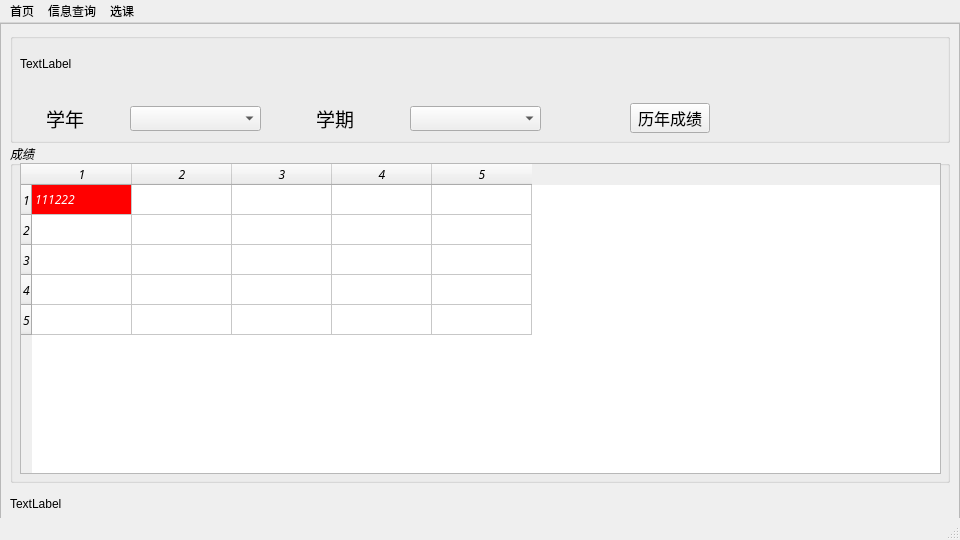
<?xml version="1.0" encoding="UTF-8"?>
<ui version="4.0">
 <class>MainWindow</class>
 <widget class="QMainWindow" name="MainWindow">
  <property name="geometry">
   <rect>
    <x>0</x>
    <y>0</y>
    <width>960</width>
    <height>540</height>
   </rect>
  </property>
  <property name="sizePolicy">
   <sizepolicy hsizetype="Fixed" vsizetype="Fixed">
    <horstretch>0</horstretch>
    <verstretch>0</verstretch>
   </sizepolicy>
  </property>
  <property name="minimumSize">
   <size>
    <width>960</width>
    <height>540</height>
   </size>
  </property>
  <property name="maximumSize">
   <size>
    <width>960</width>
    <height>540</height>
   </size>
  </property>
  <property name="windowTitle">
   <string>绝望2005第三方登陆系统</string>
  </property>
  <property name="windowIcon">
   <iconset>
    <normaloff>src/logo_school.png</normaloff>src/logo_school.png</iconset>
  </property>
  <property name="autoFillBackground">
   <bool>false</bool>
  </property>
  <widget class="QWidget" name="centralWidget">
   <widget class="QFrame" name="frame">
    <property name="enabled">
     <bool>true</bool>
    </property>
    <property name="geometry">
     <rect>
      <x>0</x>
      <y>0</y>
      <width>960</width>
      <height>540</height>
     </rect>
    </property>
    <property name="minimumSize">
     <size>
      <width>960</width>
      <height>540</height>
     </size>
    </property>
    <property name="maximumSize">
     <size>
      <width>960</width>
      <height>540</height>
     </size>
    </property>
    <property name="frameShape">
     <enum>QFrame::StyledPanel</enum>
    </property>
    <property name="frameShadow">
     <enum>QFrame::Raised</enum>
    </property>
    <widget class="QGroupBox" name="cjGroupBox1">
     <property name="geometry">
      <rect>
       <x>10</x>
       <y>10</y>
       <width>940</width>
       <height>110</height>
      </rect>
     </property>
     <property name="minimumSize">
      <size>
       <width>940</width>
       <height>110</height>
      </size>
     </property>
     <property name="maximumSize">
      <size>
       <width>940</width>
       <height>110</height>
      </size>
     </property>
     <property name="title">
      <string/>
     </property>
     <widget class="QLabel" name="userImformationLabel">
      <property name="geometry">
       <rect>
        <x>10</x>
        <y>10</y>
        <width>921</width>
        <height>41</height>
       </rect>
      </property>
      <property name="text">
       <string>TextLabel</string>
      </property>
      <property name="buddy">
       <cstring>cjTableWidget</cstring>
      </property>
     </widget>
     <widget class="QLabel" name="xnOpptionLabel">
      <property name="geometry">
       <rect>
        <x>10</x>
        <y>70</y>
        <width>90</width>
        <height>30</height>
       </rect>
      </property>
      <property name="font">
       <font>
        <family>微软雅黑</family>
        <pointsize>14</pointsize>
       </font>
      </property>
      <property name="text">
       <string>学年</string>
      </property>
      <property name="alignment">
       <set>Qt::AlignCenter</set>
      </property>
      <property name="buddy">
       <cstring>xnOpptionComboBox</cstring>
      </property>
     </widget>
     <widget class="QComboBox" name="xnOpptionComboBox">
      <property name="geometry">
       <rect>
        <x>120</x>
        <y>73</y>
        <width>131</width>
        <height>25</height>
       </rect>
      </property>
      <property name="editable">
       <bool>false</bool>
      </property>
     </widget>
     <widget class="QLabel" name="xqOpptionLabel">
      <property name="geometry">
       <rect>
        <x>280</x>
        <y>70</y>
        <width>90</width>
        <height>30</height>
       </rect>
      </property>
      <property name="font">
       <font>
        <family>微软雅黑</family>
        <pointsize>14</pointsize>
       </font>
      </property>
      <property name="frameShape">
       <enum>QFrame::NoFrame</enum>
      </property>
      <property name="text">
       <string>学期</string>
      </property>
      <property name="scaledContents">
       <bool>false</bool>
      </property>
      <property name="alignment">
       <set>Qt::AlignCenter</set>
      </property>
      <property name="buddy">
       <cstring>xqOpptioncomboBox</cstring>
      </property>
     </widget>
     <widget class="QComboBox" name="xqOpptioncomboBox">
      <property name="geometry">
       <rect>
        <x>400</x>
        <y>73</y>
        <width>131</width>
        <height>25</height>
       </rect>
      </property>
     </widget>
     <widget class="QPushButton" name="lnCjPushButton">
      <property name="geometry">
       <rect>
        <x>620</x>
        <y>70</y>
        <width>80</width>
        <height>30</height>
       </rect>
      </property>
      <property name="font">
       <font>
        <family>微软雅黑</family>
        <pointsize>12</pointsize>
       </font>
      </property>
      <property name="text">
       <string>历年成绩</string>
      </property>
     </widget>
    </widget>
    <widget class="QGroupBox" name="cjGroupBox_2">
     <property name="geometry">
      <rect>
       <x>10</x>
       <y>120</y>
       <width>940</width>
       <height>340</height>
      </rect>
     </property>
     <property name="minimumSize">
      <size>
       <width>940</width>
       <height>340</height>
      </size>
     </property>
     <property name="maximumSize">
      <size>
       <width>940</width>
       <height>340</height>
      </size>
     </property>
     <property name="font">
      <font>
       <family>微软雅黑</family>
       <weight>50</weight>
       <italic>true</italic>
       <bold>false</bold>
      </font>
     </property>
     <property name="title">
      <string>成绩</string>
     </property>
     <property name="alignment">
      <set>Qt::AlignLeading|Qt::AlignLeft|Qt::AlignVCenter</set>
     </property>
     <widget class="QTableWidget" name="cjTableWidget">
      <property name="geometry">
       <rect>
        <x>10</x>
        <y>20</y>
        <width>921</width>
        <height>311</height>
       </rect>
      </property>
      <property name="frameShadow">
       <enum>QFrame::Sunken</enum>
      </property>
      <property name="rowCount">
       <number>5</number>
      </property>
      <property name="columnCount">
       <number>5</number>
      </property>
      <row/>
      <row/>
      <row/>
      <row/>
      <row/>
      <column/>
      <column/>
      <column/>
      <column/>
      <column/>
      <item row="0" column="0">
       <property name="text">
        <string>111222</string>
       </property>
       <property name="background">
        <brush brushstyle="SolidPattern">
         <color alpha="255">
          <red>255</red>
          <green>0</green>
          <blue>0</blue>
         </color>
        </brush>
       </property>
       <property name="foreground">
        <brush brushstyle="SolidPattern">
         <color alpha="255">
          <red>255</red>
          <green>255</green>
          <blue>255</blue>
         </color>
        </brush>
       </property>
      </item>
     </widget>
    </widget>
    <widget class="QLabel" name="userGPALabel">
     <property name="geometry">
      <rect>
       <x>10</x>
       <y>465</y>
       <width>940</width>
       <height>31</height>
      </rect>
     </property>
     <property name="text">
      <string>TextLabel</string>
     </property>
    </widget>
   </widget>
  </widget>
  <widget class="QStatusBar" name="statusBar"/>
  <widget class="QMenuBar" name="BrowerserMenuBar">
   <property name="geometry">
    <rect>
     <x>0</x>
     <y>0</y>
     <width>960</width>
     <height>23</height>
    </rect>
   </property>
   <widget class="QMenu" name="xyMenu">
    <property name="title">
     <string>信息查询</string>
    </property>
    <addaction name="cjAction"/>
    <addaction name="kbAction"/>
   </widget>
   <widget class="QMenu" name="xkMenu">
    <property name="title">
     <string>选课</string>
    </property>
    <addaction name="xsxkAction"/>
   </widget>
   <widget class="QMenu" name="syMenu">
    <property name="title">
     <string>首页</string>
    </property>
    <addaction name="syAction"/>
    <addaction name="separator"/>
    <addaction name="logoutAction"/>
   </widget>
   <addaction name="syMenu"/>
   <addaction name="xyMenu"/>
   <addaction name="xkMenu"/>
  </widget>
  <action name="cjAction">
   <property name="text">
    <string>成绩查询</string>
   </property>
  </action>
  <action name="kbAction">
   <property name="text">
    <string>课表查询</string>
   </property>
  </action>
  <action name="xsxkAction">
   <property name="text">
    <string>学生选课</string>
   </property>
  </action>
  <action name="syAction">
   <property name="text">
    <string>首页</string>
   </property>
  </action>
  <action name="logoutAction">
   <property name="text">
    <string>退出</string>
   </property>
  </action>
 </widget>
 <resources/>
 <connections/>
</ui>
